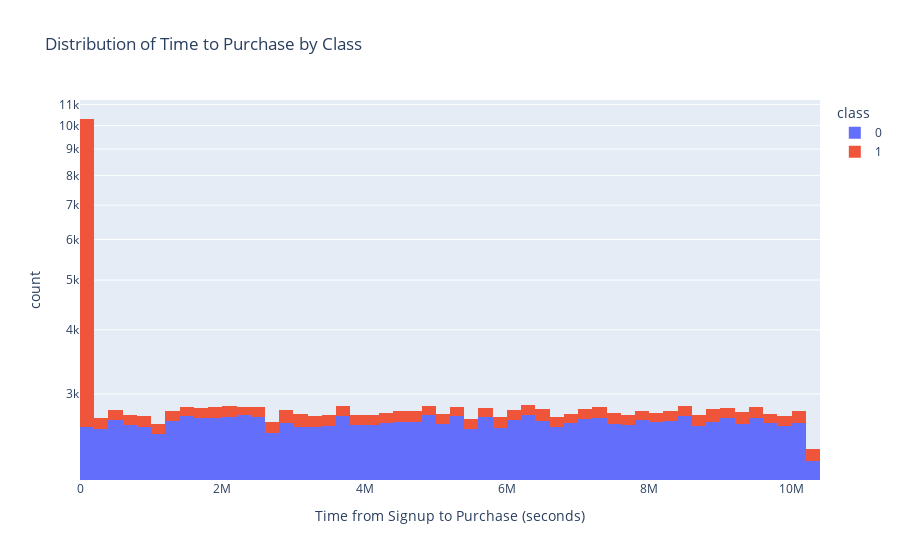

Notebook source saved alongside this figure:
### Markdown cell above
Let's visualize the distribution of `time_to_purchase` for both fraudulent and legitimate transactions to see if there are any discernible patterns.

### Code cell
import plotly.express as px

fig = px.histogram(
    fraud_df,
    x='time_to_purchase',
    color='class',
    nbins=100,
    log_y=True,
    title='Distribution of Time to Purchase by Class',
    labels={'time_to_purchase': 'Time from Signup to Purchase (seconds)'}
)
fig.show()

### Figure 1 — Plotly figure (JSON) as saved in the notebook; plotly's stock layout.template omitted (floating-point values rounded to 4 significant figures; data arrays with more than 128 entries replaced by an {"elided": "..."} marker saying what was removed)
{"data": [{"bingroup": "x", "hovertemplate": "class=0<br>Time from Signup to Purchase (seconds)=%{x}<br>count=%{y}<extra></extra>", "legendgroup": "0", "marker": {"color": "#636efa", "pattern": {"shape": ""}}, "name": "0", "nbinsx": 100, "orientation": "v", "showlegend": true, "type": "histogram", "x": {"elided": "136961 float values"}, "xaxis": "x", "yaxis": "y"}, {"bingroup": "x", "hovertemplate": "class=1<br>Time from Signup to Purchase (seconds)=%{x}<br>count=%{y}<extra></extra>", "legendgroup": "1", "marker": {"color": "#EF553B", "pattern": {"shape": ""}}, "name": "1", "nbinsx": 100, "orientation": "v", "showlegend": true, "type": "histogram", "x": {"elided": "14151 float values"}, "xaxis": "x", "yaxis": "y"}], "layout": {"barmode": "relative", "legend": {"title": {"text": "class"}, "tracegroupgap": 0}, "title": {"text": "Distribution of Time to Purchase by Class"}, "xaxis": {"anchor": "y", "domain": [0, 1], "title": {"text": "Time from Signup to Purchase (seconds)"}}, "yaxis": {"anchor": "x", "domain": [0, 1], "title": {"text": "count"}, "type": "log"}}}
